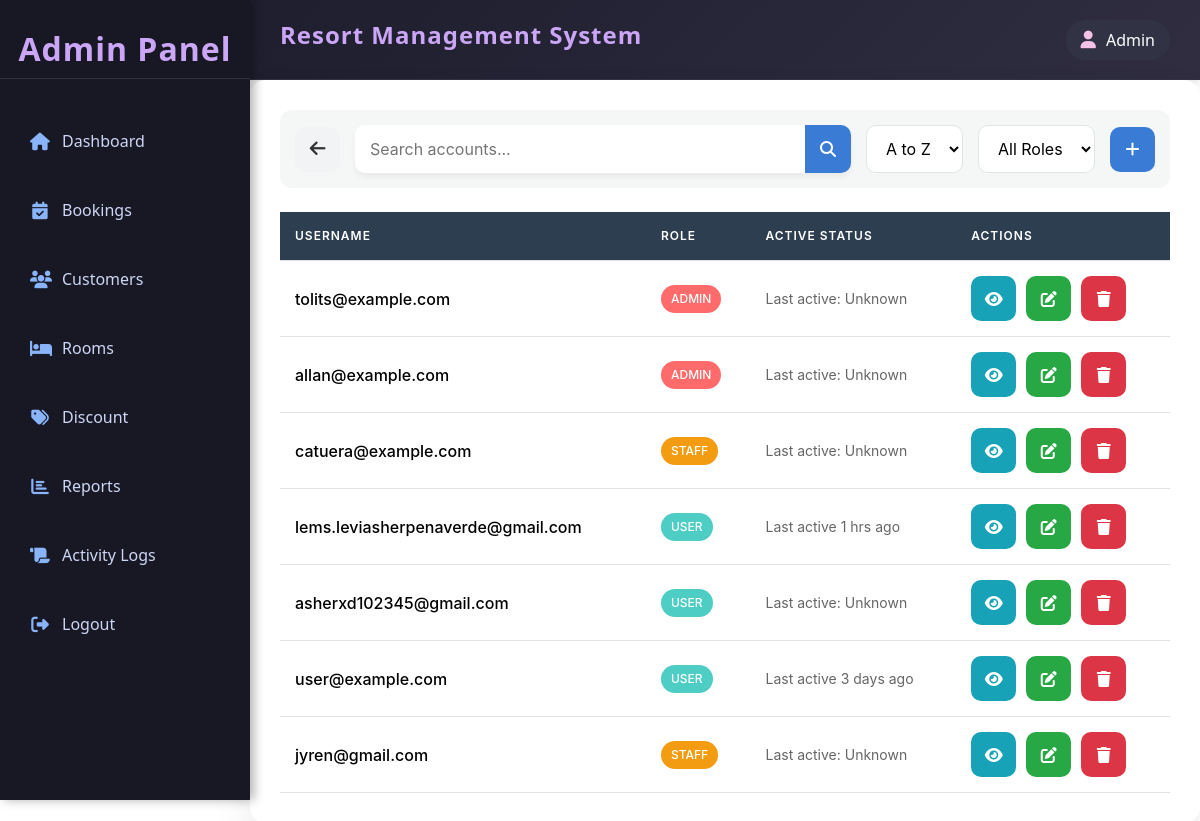
/admin/customer/index.php (signed in), run on the app's committed database.
### tables this page shows
CREATE TABLE IF NOT EXISTS `account` (
  `account_id` int(11) NOT NULL AUTO_INCREMENT,
  `username` varchar(50) NOT NULL,
  `password` varchar(50) NOT NULL,
  `role` enum('user','admin','staff') NOT NULL,
  `last_active` datetime DEFAULT NULL,
  `created_at` timestamp NOT NULL DEFAULT current_timestamp(),
  `updated_at` timestamp NULL DEFAULT NULL,
  `deleted_at` datetime DEFAULT NULL,
  PRIMARY KEY (`account_id`)
);

### admin/customer/index.php (the view, shortened to what this page needs)
<?php
include('../../resources/database/config.php');
include ('../includes/template.php');
function timeAgo($datetime) {
    $timestamp = strtotime($datetime);
    if (!$timestamp || $timestamp == 0) {
        return "Last active: Unknown";
    }
    $current_time = time();
    $diff = $current_time - $timestamp;
    if ($diff < 60) {
        return "Last active just now";
    } elseif ($diff < 3600) {
        return "Last active " . floor($diff / 60) . " mins ago";
    } elseif ($diff < 86400) {
        return "Last active " . floor($diff / 3600) . " hrs ago";
    } elseif ($diff < 7 * 86400) {
        return "Last active " . floor($diff / 86400) . " days ago";
    } elseif ($diff < 30 * 86400) {
        return "Last active " . floor($diff / (7 * 86400)) . " weeks ago";
    } elseif ($diff < 365 * 86400) {
        return "Last active " . floor($diff / (30 * 86400)) . " months ago";
    } else {
        return "Last active " . floor($diff / (365 * 86400)) . " years ago";
    }
}
?>
<link rel="stylesheet" href="https://cdnjs.cloudflare.com/ajax/libs/font-awesome/6.4.2/css/all.min.css">
<link rel="stylesheet" href="https://cdn.jsdelivr.net/npm/bootstrap@5.3.0/dist/css/bootstrap.min.css">
</head>
<body>
    <div class="content">
        <?php
        include('filter.php');
        ?>
        <br>
        <table class="account-table">
        <thead>
            <tr>
                <th>Username</th>
                <th>Role</th>
                <th>Active Status</th>
                <th>Actions</th>
            </tr>
        </thead>
        <tbody>
            <?php
            while ($row = mysqli_fetch_assoc($result)) {
                echo "<tr>
                    <td>
                        <div class='user-profile'>
                            <div class='username'>{$row['username']}</div>
                        </div>
                    </td>
                    <td>
                        <span class='role-badge role-{$row['role']}'>{$row['role']}</span>
                    </td>
                    <td>
                        <div class='activity-status'>
                            <span class='last-active-text'>" . timeAgo($row['last_active']) . "</span>
                        </div>
                    </td>
                    <td>
                        <div class='action-buttons'>
                            <a href='view.php?id={$row['account_id']}' class='action-btn view-btn' title='View Details'>
                                <i class='fas fa-eye'></i>
                            </a>
                            <a href='edit.php?id={$row['account_id']}' class='action-btn edit-btn' title='Edit Account'>
                                <i class='fas fa-edit'></i>
                            </a>
                            <button class='action-btn delete-btn' type='button' onclick='openPopup({$row['account_id']})' title='Delete Account'>
                                <i class='fas fa-trash'></i>
                            </button>
                            <div class='popup-overlay' id='popup-{$row['account_id']}' style='color: black; display: none;'>
                                    <form action='delete.php?id={$row['account_id']}' method='post'>
                                        <span class='close-btn' onclick='closePopup({$row['account_id']})'>&times;</span>
                                        <input type='hidden' name='account_id' value='{$row['account_id']}'>
                                        <button type='button' class='form-control cancel-btn' onclick='closePopup({$row['account_id']})'>NO</button>
                                    </form>
                            </div>
                        </div>
                    </td>
                </tr>";
            }
            ?>
        </tbody>
    </table>
    </div>
</body>
</html>

### admin/includes/template.php (style rules this page uses)
body { display: grid; grid-template-columns: 250px 100px 100px auto; grid-template-rows: 80px 100px auto 100px; height: 100vh; margin: 0; font-family: 'Segoe UI', Tahoma, Geneva, Verdana, sans-serif; background: #1E1E2E; color: #E0E0E0; }
.content { grid-column: 2 / 5; grid-row: 2 / 5; width: 100%; padding: 20px; background: #1E1E2E; box-shadow: inset 0 5px 15px rgba(0, 0, 0, 0.1); color: black; }

### admin/customer/index.php (style rules this page uses)
:root { --primary-color: #3a7bd5; --secondary-color: #f4f7f6; --text-color: #333; --border-color: #e0e4e7; --table-header-bg: #2c3e50; --table-row-hover: #f9f9f9; }
.content { font-family: 'Inter', -apple-system, BlinkMacSystemFont, 'Segoe UI', Roboto, sans-serif; background-color: white; border-radius: 16px; box-shadow: 0 20px 40px rgba(0,0,0,0.08); padding: 30px; }
.account-table { background-color: white; width: 100%; border-collapse: separate; border-spacing: 0; }
.account-table thead { background-color: var(--table-header-bg); color: white; }
.account-table th, .account-table td { padding: 15px; text-align: left; border-bottom: 1px solid var(--border-color); }
.account-table th { text-transform: uppercase; font-size: 12px; letter-spacing: 1px; font-weight: 600; }
.user-profile { display: flex; align-items: center; }
.username { font-weight: 500; }
.role-badge { padding: 5px 10px; border-radius: 20px; font-size: 12px; font-weight: 500; text-transform: uppercase; display: inline-block; }
.role-badge.role-admin { background-color: #ff6b6b; color: white; }
.role-badge.role-user { background-color: #4ecdc4; color: white; }
.role-badge.role-staff { background-color: #f39c12; color: white; }
.activity-status { display: flex; align-items: center; }
.last-active-text { font-size: 14px; color: #666; }
.action-buttons { display: flex; gap: 10px; }
.action-btn { display: inline-flex; align-items: center; justify-content: center; width: 35px; height: 35px; border-radius: 8px; transition: all 0.3s ease; text-decoration: none; }
.view-btn { background-color: #17a2b8; color: white; }
.edit-btn { background-color: #28a745; color: white; }
.delete-btn { background-color: #dc3545; color: white; border: none; cursor: pointer; }

### admin/customer/filter.php (style rules this page uses)
:root { --primary-color: #3a7bd5; --secondary-color: #f4f7f6; --text-color: #333; --border-color: #e0e4e7; }
.navigation-btn, .action-btn { display: inline-flex; align-items: center; justify-content: center; width: 45px; height: 45px; border-radius: 10px; transition: all 0.3s ease; text-decoration: none; }

### data on the page
account: username "tolits@example.com", role "ADMIN", last_active "Last active: Unknown"
account: username "allan@example.com", role "ADMIN", last_active "Last active: Unknown"
account: username "catuera@example.com", role "STAFF", last_active "Last active: Unknown"
account: username "lems.leviasherpenaverde@gmail.com", role "USER", last_active "Last active 1 hrs ago"
account: username "asherxd102345@gmail.com", role "USER", last_active "Last active: Unknown"
account: username "user@example.com", role "USER", last_active "Last active 3 days ago"
account: username "jyren@gmail.com", role "STAFF", last_active "Last active: Unknown"
